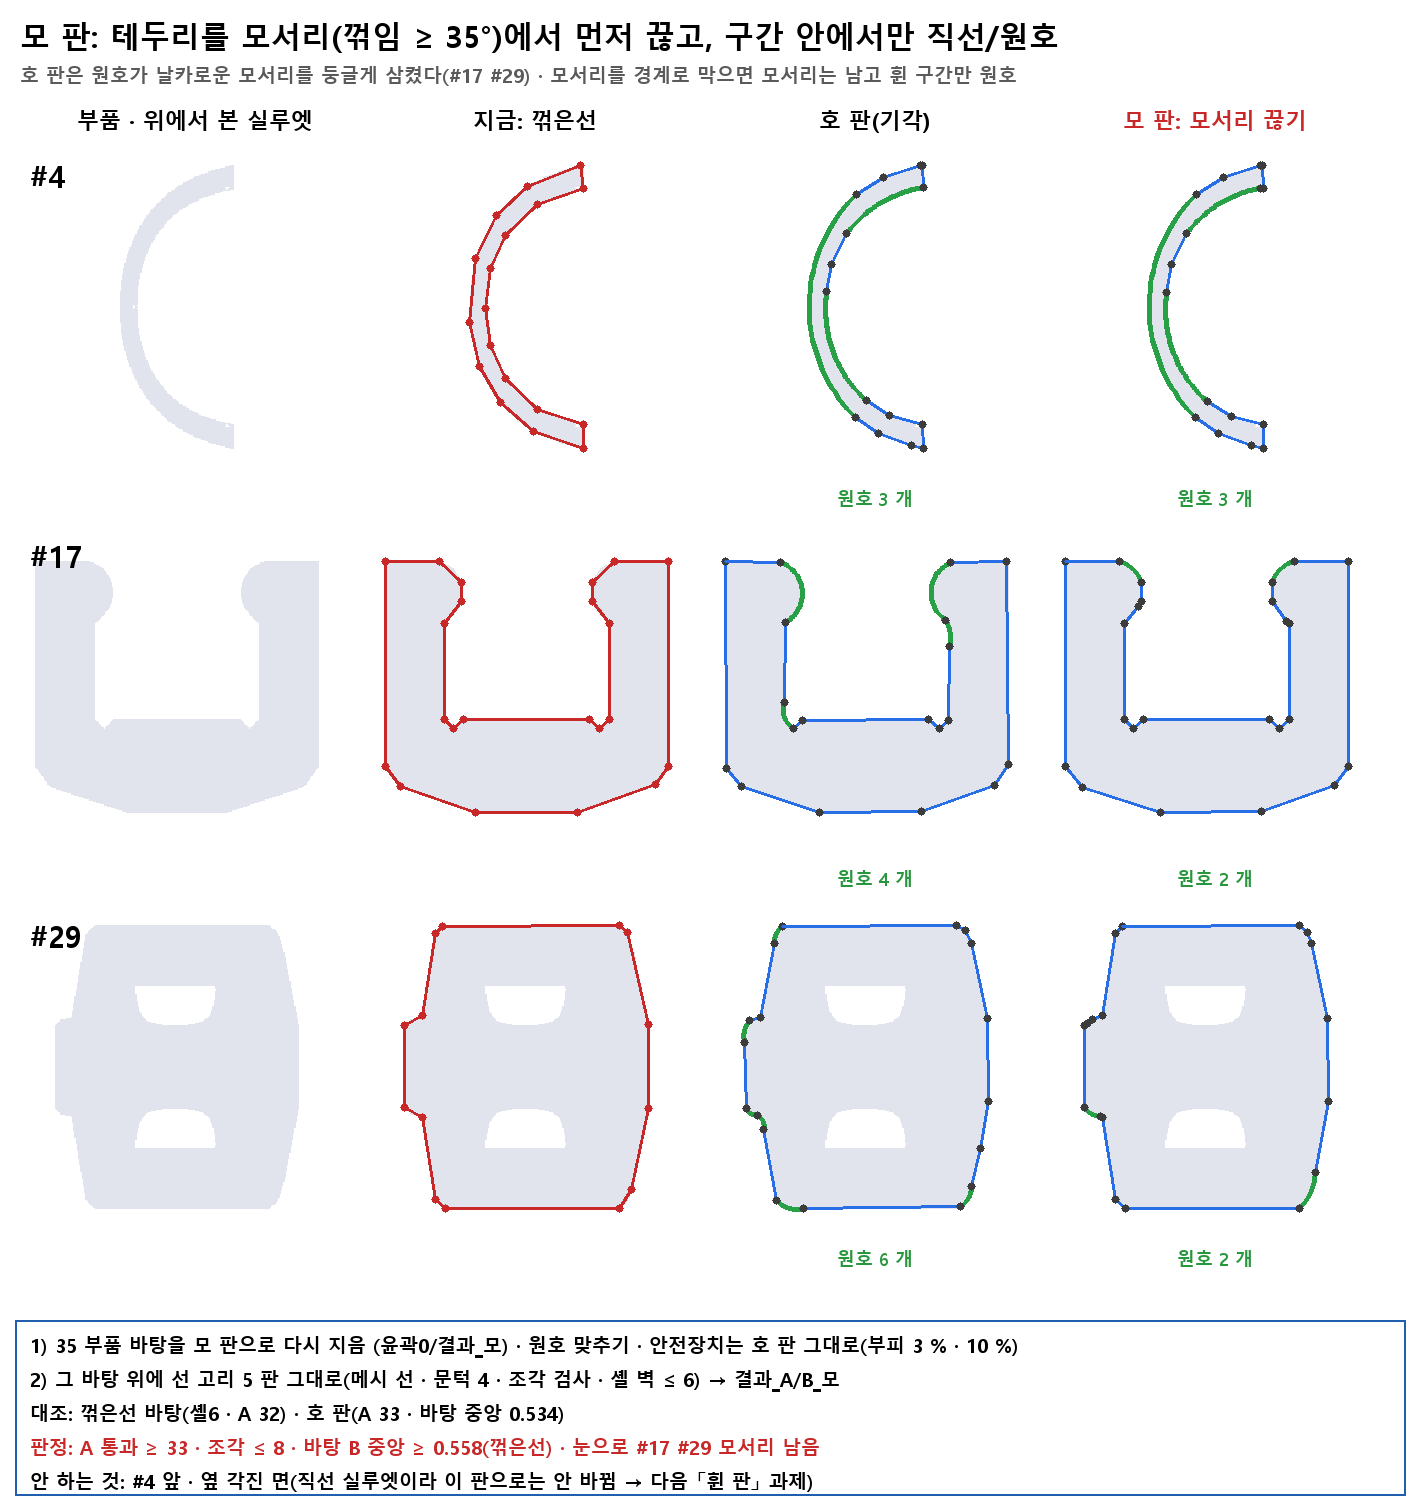

Write Python code to recreate this figure.
# 모 판 흐름도 — 실루엣 테두리: 꺾은선 · 호 판 · 모서리 끊고 호 · 부품 #4 #17 #29 · 10-11
import os, sys, json, numpy as np, trimesh, cv2
H = os.path.dirname(os.path.abspath(__file__)); R = os.path.dirname(H); T0 = os.path.dirname(R)
sys.path[:0] = [H, os.path.join(R, "조각0"), os.path.join(T0, "s0"), os.path.join(T0, "s0", "stub")]
import 윤곽 as W
from 실물보기 import 실물보기
from s0 import unit
from PIL import Image, ImageDraw, ImageFont
F = lambda n: ImageFont.truetype("C:/Windows/Fonts/malgunbd.ttf", n); C = 330
부 = [r["부품"] for k in range(3) for r in json.load(open(os.path.join(R, "사전0", "결과%d.json" % k), encoding="utf-8"))]
k_ = C / 1.1 * 0.95; px = lambda p: (int((p[1] + .05) * k_), int((p[0] + .05) * k_))
def 바탕(sil):
    a = np.full((C, C, 3), 255, np.uint8); s_ = int(C * .95); a[:s_, :s_][cv2.resize((sil > .5).astype(np.uint8), (s_, s_), interpolation=cv2.INTER_NEAREST) > 0] = (225, 228, 236); return a
def 꺾그림(sil):
    a = 바탕(sil)
    for o, _ in W.다각형들(sil):
        q = [px(p) for p in o]
        for j in range(len(q)): cv2.line(a, q[j], q[(j + 1) % len(q)], (200, 40, 40), 2); cv2.circle(a, q[j], 4, (200, 40, 40), -1)
    return a
def 토막그림(sil, 모):
    W.모 = 모; a = 바탕(sil); n = 0
    for o, _ in W.다각형들_호(sil):
        for t, *q in o:
            if t == "L": cv2.line(a, px(q[0]), px(q[1]), (40, 110, 230), 2)
            else:
                n += 1; c = W._원(*[np.array(x) for x in q]); a0, a1, a2 = [np.arctan2(*(np.array(x) - c[0])[::-1]) for x in q]
                if not (min(a0, a2) <= a1 <= max(a0, a2)): a2 = a2 + 2 * np.pi if a2 < a0 else a2 - 2 * np.pi
                pts = [px(c[0] + c[1] * np.array([np.cos(t), np.sin(t)])) for t in np.linspace(a0, a2, 40)]
                for j in range(39): cv2.line(a, pts[j], pts[j + 1], (40, 160, 70), 4)
            cv2.circle(a, px(q[0]), 4, (60, 60, 60), -1)
    return a, n
쪽 = (4, 17, 29)
im = Image.new("RGB", (60 + 4 * (C + 10), 170 + len(쪽) * (C + 50) + 200), "white"); d = ImageDraw.Draw(im)
d.text((20, 15), "모 판: 테두리를 모서리(꺾임 ≥ 35°)에서 먼저 끊고, 구간 안에서만 직선/원호", font=F(30), fill="black")
d.text((20, 62), "호 판은 원호가 날카로운 모서리를 둥글게 삼켰다(#17 #29) · 모서리를 경계로 막으면 모서리는 남고 휜 구간만 원호", font=F(19), fill=(90, 90, 90))
for q, t in enumerate(("부품 · 위에서 본 실루엣", "지금: 꺾은선", "호 판(기각)", "모 판: 모서리 끊기")):
    d.text((30 + q * (C + 10) + C // 2, 120), t, font=F(22), fill=(200, 40, 40) if q == 3 else "black", anchor="mm")
for r_, i in enumerate(쪽):
    m0 = unit(trimesh.load(W.RR + 부[i], force="mesh")); S, _ = 실물보기(m0, W.N)
    v = max((0, 2, 4), key=lambda s: sum(t == "A" for o, _ in W.다각형들_호(S[s]) for t, *_ in o) if not setattr(W, "모", False) else 0)   # 원호가 제일 많은 방향
    y = 150 + r_ * (C + 50); sil = S[v]
    im.paste(Image.fromarray(바탕(sil)), (20, y)); d.text((30, y + 5), "#%d" % i, font=F(30), fill="black")
    im.paste(Image.fromarray(꺾그림(sil)), (30 + (C + 10), y))
    for q, 모 in ((2, False), (3, True)):
        a, n = 토막그림(sil, 모); im.paste(Image.fromarray(a), (30 + q * (C + 10), y)); d.text((30 + q * (C + 10) + C // 2, y + C + 18), "원호 %d 개" % n, font=F(18), fill=(40, 150, 60), anchor="mm")
y = im.height - 190; d.rectangle((15, y, im.width - 15, im.height - 15), outline=(31, 95, 173), width=2)
for q, t in enumerate(["1) 35 부품 바탕을 모 판으로 다시 지음 (윤곽0/결과_모) · 원호 맞추기 · 안전장치는 호 판 그대로(부피 3 % · 10 %)",
                       "2) 그 바탕 위에 선 고리 5 판 그대로(메시 선 · 문턱 4 · 조각 검사 · 셸 벽 ≤ 6) → 결과_A/B_모",
                       "대조: 꺾은선 바탕(셸6 · A 32) · 호 판(A 33 · 바탕 중앙 0.534)",
                       "판정: A 통과 ≥ 33 · 조각 ≤ 8 · 바탕 B 중앙 ≥ 0.558(꺾은선) · 눈으로 #17 #29 모서리 남음",
                       "안 하는 것: #4 앞 · 옆 각진 면(직선 실루엣이라 이 판으로는 안 바뀜 → 다음 「휜 판」 과제)"]):
    d.text((30, y + 12 + q * 34), t, font=F(19), fill=(200, 40, 40) if q == 3 else "black")
im.save(os.path.join(H, "모흐름.png")); print("ok")
